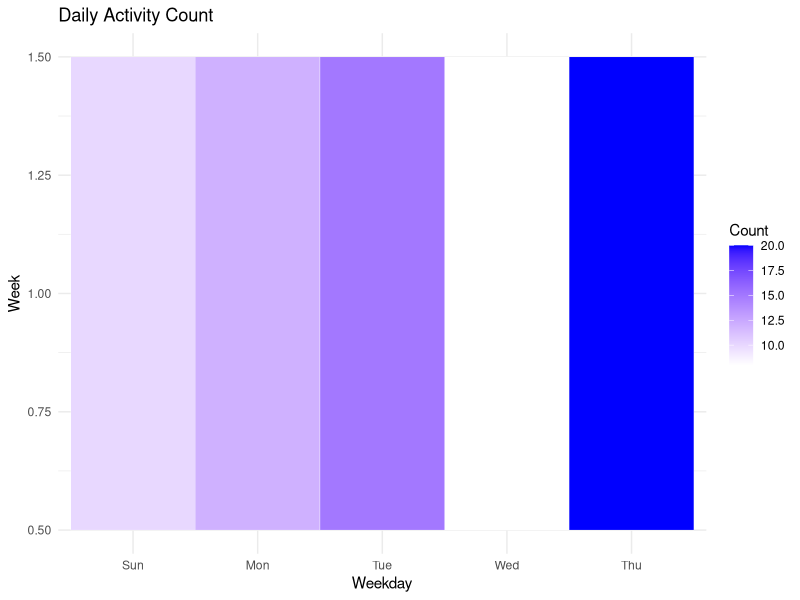

This chart was generated by the following R code:
library(lubridate)
library(ggplot2)

# Create a data frame
activity_data <- data.frame(
  Date = as.Date(c("2023-01-01", "2023-01-02", "2023-01-03", "2023-01-04", "2023-01-05")),
  Count = c(10, 12, 15, 8, 20)
)

# Add weekday and week of year columns
activity_data$Weekday <- wday(activity_data$Date, label = TRUE)
activity_data$Week <- week(activity_data$Date)

# Plot calendar heatmap
ggplot(activity_data, aes(x = Weekday, y = Week, fill = Count)) +
  geom_tile(color = "white") +
  scale_fill_gradient(low = "white", high = "blue") +
  labs(title = "Daily Activity Count", x = "Weekday", y = "Week", fill = "Count") +
  theme_minimal()
